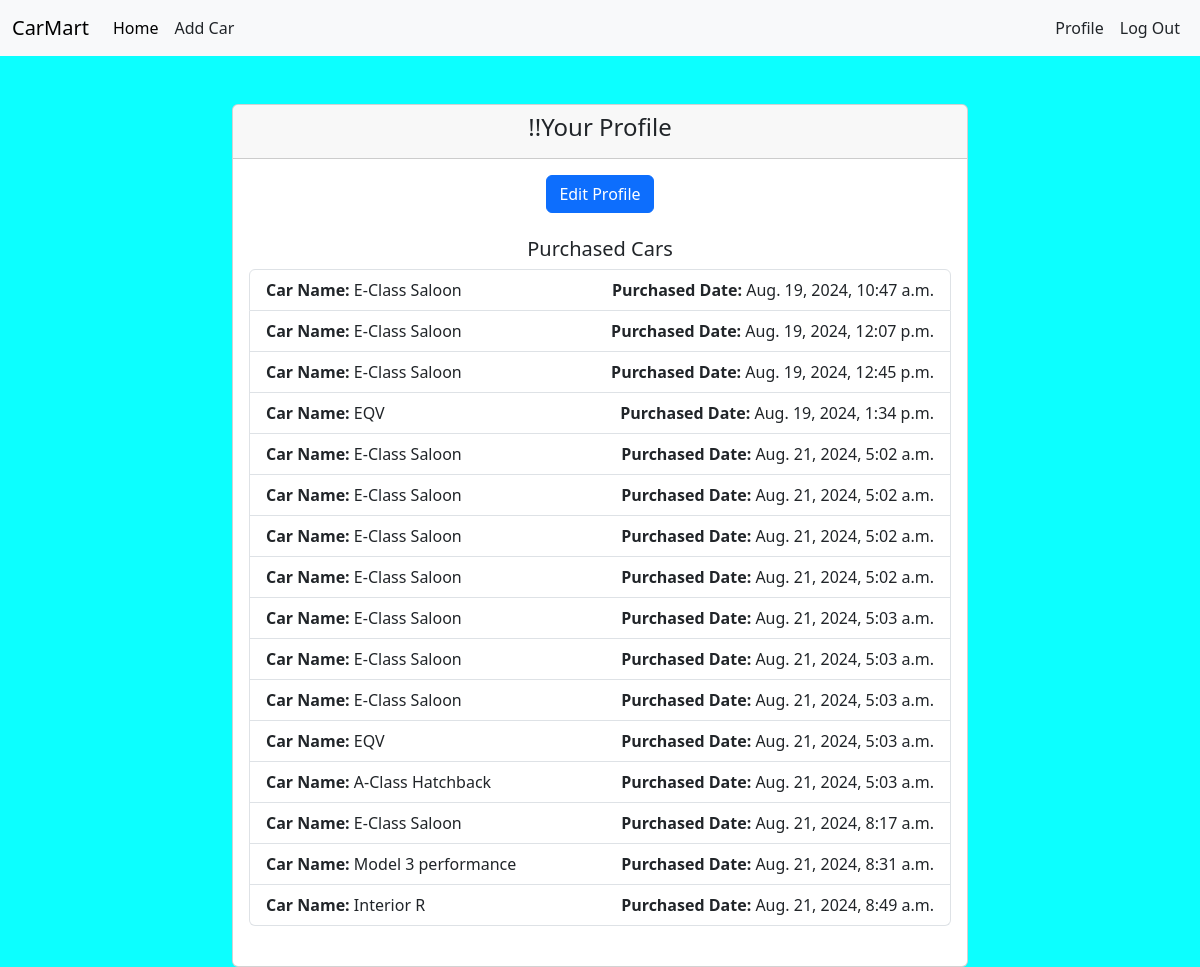
The page /user/profile/ (signed in) on the database its author committed.
### user/models.py (models this page shows, shortened)
class Purchase(models.Model):
    user = models.ForeignKey(User, on_delete=models.CASCADE, related_name='purchases')
    car = models.ForeignKey(Car, on_delete=models.CASCADE, related_name='purchases')
    purchase_date = models.DateTimeField(auto_now_add=True)

### car/models.py (models this page shows, shortened)
class Car(models.Model):
    car_name=models.CharField(max_length=50)
    price=models.CharField(max_length=50)
    description=models.TextField()
    brand= models.ForeignKey(Brand, on_delete=models.CASCADE,default=1)
    image=models.ImageField(upload_to='car/media/uploads',blank='True',null='True')
    quantity = models.IntegerField(default=0)

### user/views.py (the view)
# urls.py: path('profile/', ProfileView.as_view(), name='profile'),
class ProfileView(ListView):
    model = Purchase
    template_name = 'profile.html'
    context_object_name = 'purchases'
    def get_queryset(self):
        return Purchase.objects.filter(user=self.request.user).select_related('car')

### user/templates/profile.html (shortened to what this page needs)
{% extends 'base.html' %}
{% load crispy_forms_tags %}
{% block content %}
<div class="container mt-5">
  <div class="row justify-content-center">
    <div class="col-md-8">
      <div class="card">
        <div class="card-header text-center">
          <h4> {{ user.get_full_name }}!!Your Profile  </h4>
        </div>
        <div class="card-body">
          <div class="text-center mb-4">
            <a class="btn btn-primary" href="{% url 'update' %}">Edit Profile</a>
          </div>
          <h5 class="text-center">Purchased Cars</h5>
          <ul class="list-group mb-4">
            {% for purchase in purchases %}
              <li class="list-group-item d-flex justify-content-between align-items-center">
                <span><b>Car Name:</b> {{ purchase.car.car_name }}</span>
                <span><b>Purchased Date:</b> {{ purchase.purchase_date }}</span>
              </li>
            {% endfor %}
          </ul>
        </div>
      </div>
    </div>
  </div>
</div>
{% endblock %}

### templates/base.html (shortened to what this page needs)
<!DOCTYPE html>
<html lang="en">
<head>
    <link href="https://cdn.jsdelivr.net/npm/bootstrap@5.3.3/dist/css/bootstrap.min.css" rel="stylesheet">
</head>
<body  <div style="background-color:#0cffff">
    <nav class="navbar navbar-expand-lg bg-body-tertiary">
        <div class="container-fluid">
          <a class="navbar-brand" href="#">CarMart</a>
          <div class="collapse navbar-collapse" id="navbarSupportedContent">
            <ul class="navbar-nav me-auto mb-2 mb-lg-0">
              <li class="nav-item">
                <a class="nav-link active" aria-current="page" href="{%url 'homepage'%}">Home</a>
              </li>
              {%if request.user.is_authenticated%}
                <li class="nav-item">
                <a class="nav-link text-dark" href="{% url 'addcars' %}">Add Car</a>
              </li>
             {%endif%}
            </ul>
            <ul class="navbar-nav me auto mb-2 mb-lg-0">
              {%if request.user.is_authenticated%}
              <li class="nav-item">
                <a class="nav-link btn btn-info text-dark" href="{%url 'profile'%}">Profile</a>
              </li>
              <li class="nav-item">
                <a class="nav-link btn btn-danger text-dark" href="{%url 'logout'%}">Log Out</a>
              </li>
             {%endif%}
             </ul>
          </div>
        </div>
      </nav>
        {%block content%}{%endblock%}
</body>
</html>

### rows shown on the page
Purchase: car.car_name "E-Class Saloon", purchase_date "Aug. 19, 2024, 10:47 a.m."
Purchase: car.car_name "E-Class Saloon", purchase_date "Aug. 19, 2024, 12:07 p.m."
Purchase: car.car_name "E-Class Saloon", purchase_date "Aug. 19, 2024, 12:45 p.m."
Purchase: car.car_name "EQV", purchase_date "Aug. 19, 2024, 1:34 p.m."
Purchase: car.car_name "E-Class Saloon", purchase_date "Aug. 21, 2024, 5:02 a.m."
Purchase: car.car_name "E-Class Saloon", purchase_date "Aug. 21, 2024, 5:02 a.m."
Purchase: car.car_name "E-Class Saloon", purchase_date "Aug. 21, 2024, 5:02 a.m."
Purchase: car.car_name "E-Class Saloon", purchase_date "Aug. 21, 2024, 5:02 a.m."
Purchase: car.car_name "E-Class Saloon", purchase_date "Aug. 21, 2024, 5:03 a.m."
Purchase: car.car_name "E-Class Saloon", purchase_date "Aug. 21, 2024, 5:03 a.m."
Purchase: car.car_name "E-Class Saloon", purchase_date "Aug. 21, 2024, 5:03 a.m."
Purchase: car.car_name "EQV", purchase_date "Aug. 21, 2024, 5:03 a.m."
Purchase: car.car_name "A-Class Hatchback", purchase_date "Aug. 21, 2024, 5:03 a.m."
Purchase: car.car_name "E-Class Saloon", purchase_date "Aug. 21, 2024, 8:17 a.m."
Purchase: car.car_name "Model 3 performance", purchase_date "Aug. 21, 2024, 8:31 a.m."
Purchase: car.car_name "Interior R", purchase_date "Aug. 21, 2024, 8:49 a.m."
